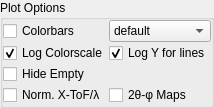
         <widget class="QGroupBox" name="groupBox_2">
          <property name="title">
           <string>Plot Options</string>
          </property>
          <property name="flat">
           <bool>true</bool>
          </property>
          <layout class="QGridLayout" name="gridLayout_16">
           <property name="margin">
            <number>0</number>
           </property>
           <property name="spacing">
            <number>1</number>
           </property>
           <item row="5" column="0">
            <widget class="QCheckBox" name="normalizeXTof">
             <property name="toolTip">
              <string>Normalize the intensity in the X-ToF maps by the incident beam measurement</string>
             </property>
             <property name="text">
              <string>Norm. X-ToF/λ</string>
             </property>
            </widget>
           </item>
           <item row="3" column="1">
            <widget class="QCheckBox" name="logarithmic_y">
             <property name="toolTip">
              <string>Logarithmic Y-scale for the projections and reflectivity</string>
             </property>
             <property name="text">
              <string>Log Y for lines</string>
             </property>
             <property name="checked">
              <bool>true</bool>
             </property>
            </widget>
           </item>
           <item row="2" column="0">
            <widget class="QCheckBox" name="show_colorbars">
             <property name="toolTip">
              <string>Show a colorbar for the map plots</string>
             </property>
             <property name="text">
              <string>Colorbars</string>
             </property>
            </widget>
           </item>
           <item row="5" column="1">
            <widget class="QCheckBox" name="tthPhi">
             <property name="toolTip">
              <string>Replace X and Y axes by the according scattering angle for the maps</string>
             </property>
             <property name="text">
              <string>2θ-φ Maps</string>
             </property>
            </widget>
           </item>
           <item row="4" column="0">
            <widget class="QCheckBox" name="hide_plots">
             <property name="toolTip">
              <string>Hide empty channels in the X-Y and X-ToF tabs to make more space for the measured channels</string>
             </property>
             <property name="text">
              <string>Hide Empty</string>
             </property>
            </widget>
           </item>
           <item row="2" column="1">
            <widget class="QComboBox" name="color_selector">
             <property name="toolTip">
              <string>Select the color scale from a list of presets</string>
             </property>
             <item>
              <property name="text">
               <string>default</string>
              </property>
             </item>
             <item>
              <property name="text">
               <string>gist_ncar</string>
              </property>
             </item>
             <item>
              <property name="text">
               <string>gist_rainbow</string>
              </property>
             </item>
             <item>
              <property name="text">
               <string>jet</string>
              </property>
             </item>
             <item>
              <property name="text">
               <string>hsv</string>
              </property>
             </item>
             <item>
              <property name="text">
               <string>hot</string>
              </property>
             </item>
             <item>
              <property name="text">
               <string>binary</string>
              </property>
             </item>
            </widget>
           </item>
           <item row="3" column="0">
            <widget class="QCheckBox" name="logarithmic_colorscale">
             <property name="toolTip">
              <string>Logarithmic colorscale in the maps</string>
             </property>
             <property name="text">
              <string>Log Colorscale</string>
             </property>
             <property name="checked">
              <bool>true</bool>
             </property>
            </widget>
           </item>
          </layout>
         </widget>
